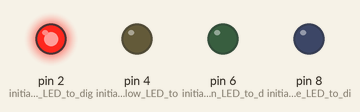
This sketch was run on a simulated Arduino Uno, built with avr-gcc and run on an emulated ATmega328P. Parts: output pins drawn as LEDs (lit = HIGH).

Above: at 0.12 s.
At 1.12 s:
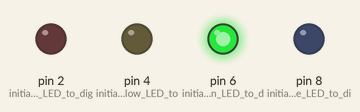
At 1.62 s:
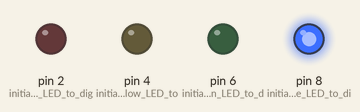
At 2.62 s:
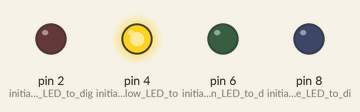
At 4.37 s:
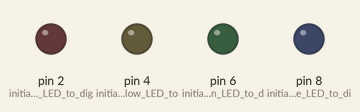
Timing chart, 0 to 4.7 s (numbered marks = the images above):
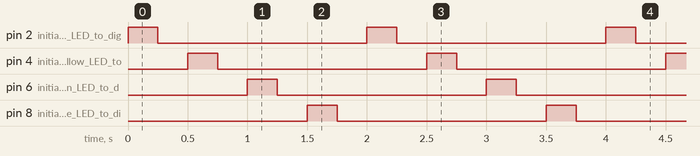

The sketch:

Blink.ino
```cpp
/*
 *  A1: Blink!
 *
 *  Makes four LEDs blink in a "rainbow" pattern (Red, Yellow, Green, Blue).
 *
 *  created 8 January 2020
 *  by Gina Gross
 *  for HCDE 439
 */

//the setup function runs once when you press reset or power the board
void setup() {
  // initialize pins
  pinMode(2, OUTPUT);     // initialize red LED to digital pin 2
  pinMode(4, OUTPUT);     // initialize yellow LED to digital pin 4
  pinMode(6, OUTPUT);     // initialize green LED to digital pin 6
  pinMode(8, OUTPUT);     // initialize blue LED to digital pin 8
}

// the loop function runs over and over again forever
void loop() {

  // red LED
  digitalWrite(2, HIGH);    // turn red LED on
  delay(250);               // wait 250 millisec
  digitalWrite(2, LOW);     // turn red LED off by making the voltage LOW
  delay(250);               // wait 250 millisec

  // yellow LED
  digitalWrite(4, HIGH);    // turn yellow LED on
  delay(250);               // wait "
  digitalWrite(4, LOW);     // turn yellow LED off
  delay(250);               // wait "

  // green LED
  digitalWrite(6, HIGH);    // turn green LED on
  delay(250);               // wait "
  digitalWrite(6, LOW);     // turn green LED off
  delay(250);               // wait "

  // blue LED
  digitalWrite(8, HIGH);    // turn blue LED on
  delay(250);               // wait "
  digitalWrite(8, LOW);     // turn blue LED off
  delay(250);               // wait "
}
```

Measured:
- by itself, pin 2 (initialize_red_LED_to_dig), pin 4 (initialize_yellow_LED_to), pin 6 (initialize_green_LED_to_d), pin 8 (initialize_blue_LED_to_di): alternates HIGH for 0.25 s and LOW for 1.8 s
- by itself, everything shown: repeats every 2.0 s, in 8 steps
